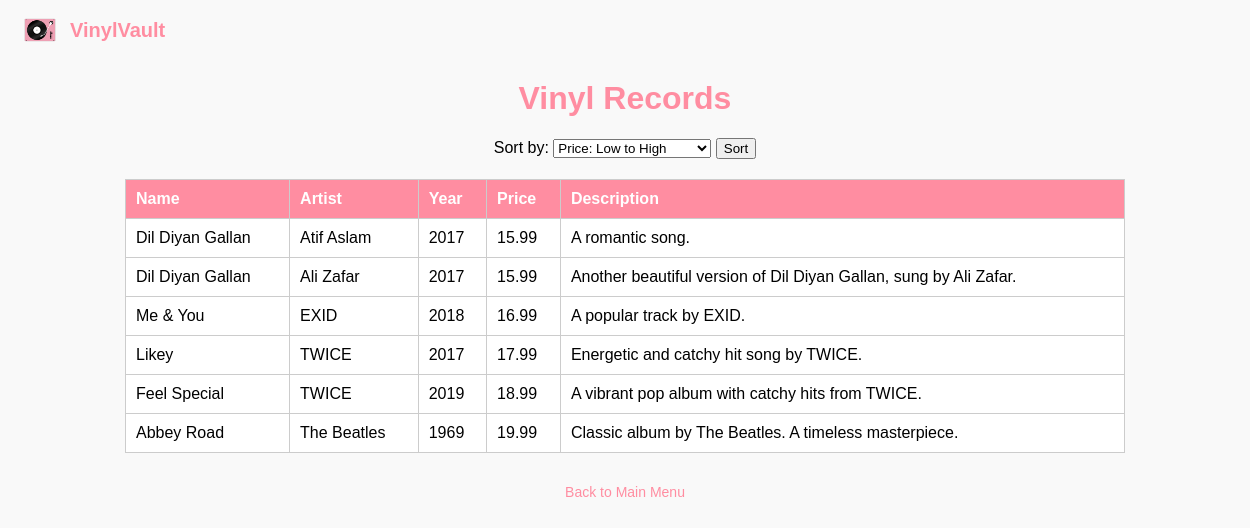
/list.php (signed in), run on the app's committed database.
### tables this page shows
CREATE TABLE `vinyls` (
  `id` int(11) NOT NULL,
  `title` varchar(128) NOT NULL,
  `artist` varchar(128) NOT NULL,
  `year` char(4) DEFAULT NULL,
  `description` text DEFAULT NULL,
  `price` decimal(10,2) NOT NULL
);

### list.php (the view, shortened to what this page needs)
<?php
require 'dblogin.php';
$sort = isset($_GET['sort']) ? $_GET['sort'] : 'price_asc';
switch ($sort) {
    case 'price_asc':
        $order = 'ORDER BY price ASC';
        break;
}
try {
    $stmt = $pdo->query("SELECT * FROM vinyls $order");
    $records = $stmt->fetchAll();
} catch (PDOException $e) {
    echo "Error: " . $e->getMessage();
    exit();
}
?>
<!DOCTYPE html>
<html lang="en">
<head>
</head>
<body>
    <div class="header">
        <img src="vinyl.png" alt="VinylVault Logo">
        <h1>VinylVault</h1>
    </div>
    <h1>Vinyl Records</h1>
    <form method="GET" action="list.php">
        <label for="sort">Sort by: </label>
        <select name="sort" id="sort">
            <option value="price_asc" <?php echo ($sort == 'price_asc') ? 'selected' : ''; ?>>Price: Low to High</option>
        </select>
        <button type="submit">Sort</button>
    </form>
    <table>
        <tr>
            <th>Name</th>
            <th>Artist</th>
            <th>Year</th>
            <th>Price</th>
            <th>Description</th>
        </tr>
        <?php if ($records): ?>
            <?php foreach ($records as $record): ?>
                <tr>
                    <td><?php echo htmlspecialchars($record['title']); ?></td>
                    <td><?php echo htmlspecialchars($record['artist']); ?></td>
                    <td><?php echo htmlspecialchars($record['year']); ?></td>
                    <td><?php echo htmlspecialchars($record['price']); ?></td>
                    <td><?php echo htmlspecialchars($record['description']); ?></td>
                </tr>
            <?php endforeach; ?>
        <?php else: ?>
            <tr><td colspan="5">No records found.</td></tr>
        <?php endif; ?>
    </table>
    <div class="back-link">
        <a href="main.php">Back to Main Menu</a>
    </div>
</body>
</html>

### list.php (style rules this page uses)
body { font-family: Arial, Helvetica, sans-serif; margin: 0; padding: 0; display: flex; flex-direction: column; align-items: center; background-color: #f9f9f9; }
.header { display: flex; align-items: center; width: 100%; padding: 10px 20px; position: absolute; top: 0; left: 0; }
.header img { height: 40px; margin-right: 10px; }
.header h1 { font-size: 20px; margin: 0; color: #FF8DA1; }
h1 { color: #FF8DA1; margin-top: 80px; }
table { width: 80%; margin: 20px 0; border-collapse: collapse; }
th, td { padding: 10px; text-align: left; border: 1px solid #ccc; }
th { background-color: #FF8DA1; color: white; }
td { background-color: #fff; }
a { color: #FF8DA1; text-decoration: none; font-size: 14px; }
.back-link { margin-top: 10px; text-align: center; }

### data on the page
vinyls: title "Dil Diyan Gallan", artist "Atif Aslam", year "2017", price "15.99", description "A romantic song."
vinyls: title "Dil Diyan Gallan", artist "Ali Zafar", year "2017", price "15.99", description "Another beautiful version of Dil Diyan Gallan, sung by Ali Zafar."
vinyls: title "Me & You", artist "EXID", year "2018", price "16.99", description "A popular track by EXID."
vinyls: title "Likey", artist "TWICE", year "2017", price "17.99", description "Energetic and catchy hit song by TWICE."
vinyls: title "Feel Special", artist "TWICE", year "2019", price "18.99", description "A vibrant pop album with catchy hits from TWICE."
vinyls: title "Abbey Road", artist "The Beatles", year "1969", price "19.99", description "Classic album by The Beatles. A timeless masterpiece."
